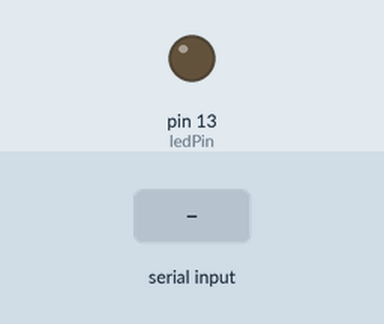
The sketch below on a simulated Arduino Uno, built with avr-gcc and run on an emulated ATmega328P. On the bench: output pins drawn as LEDs (lit = HIGH). The inputs (shaded band) are chosen by the test bench.

Above: at 1.2 s.
1.3 s: "1" received over Serial
At 2.5 s:
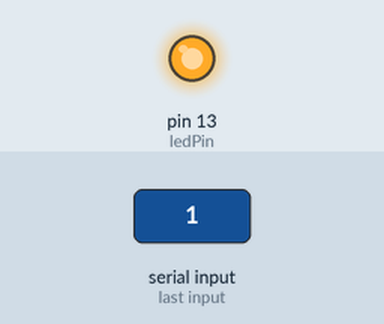
2.8 s: "0" received over Serial
At 3.9 s:
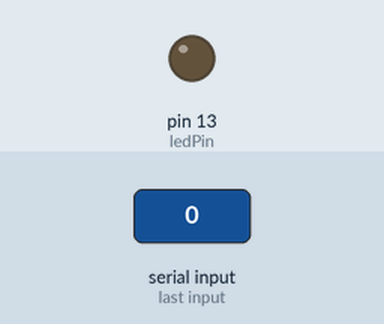
Timing chart, 0 to 5.8 s (numbered marks = the images above; inputs shaded):
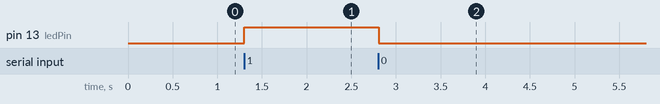

Measured:
- after the input at 1.3 s, pin 13 (ledPin): LOW → HIGH at once
- after the input at 2.8 s, pin 13 (ledPin): HIGH → LOW at once

The sketch:

Processing_og_Arduino_samarbejde.ino
```cpp
  // Arduino til Processing
  /*int intVal = 0;
  String stringVal;

  void setup() {
    // put your setup code here, to run once:
    Serial.begin(9600);
  }

  void loop() {
    // put your main code here, to run repeatedly:

    stringVal = (String) intVal;

    Serial.println(stringVal);

       if (intVal <= 4){
          intVal += 1;
       } else {

         intVal = 0;

         }
    delay(1000);
   }*/

  //___________________________________________________________\\

  // Processing til Arduino
  char val = 0;
  int ledPin = 13;

  void setup() {
    // put your setup code here, to run once:
    pinMode(ledPin, OUTPUT);
    Serial.begin(9600);
  }

  void loop() {
    // put your main code here, to run repeatedly:

    if(Serial.available()){

      val = Serial.read();

      }
    if(val == '1'){

      digitalWrite(ledPin, HIGH);

    } else {

      digitalWrite(ledPin, LOW);

      }
    delay(10);
   }
```
